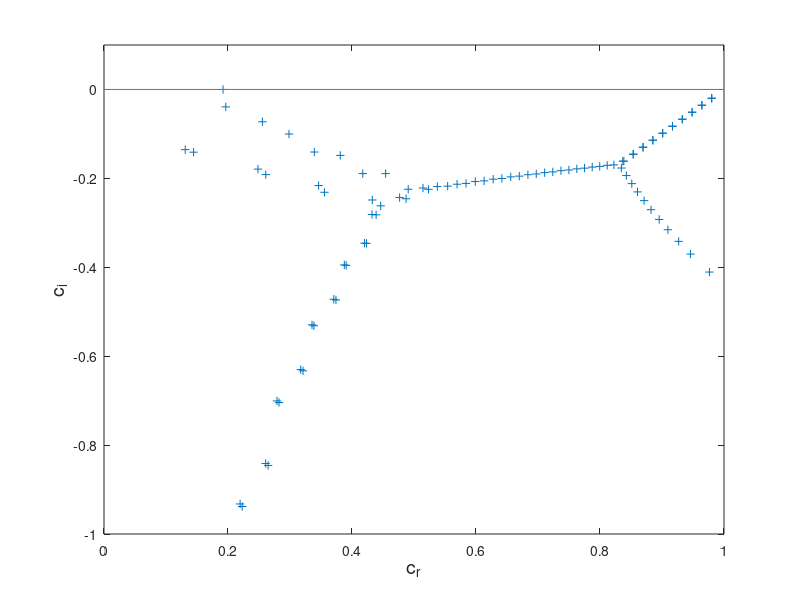

MATLAB code to generate this figure:
% Matlab script to find global eigenvalues for Poiseuille flow
clear
N=120;
R=31965;
alpha=1;
% The collocation points are at ybar=cos(m*pi/(N-1)) for m=0..N-1
% Setup matrix t of Chebyshev polynomials and their derivatives at each collocation
% point
for m=N-2:-1:2
    ybar=cos(m*pi/(N-1));
    t=0.0;
    t(1,1)=1.0;
    t(1,2)=ybar;
    for ii=2:N-1
        t(1,ii+1)=2.0*ybar*t(1,ii)-t(1,ii-1);
    end
    for j=2:5
        t(j,1)=0.0;
        t(j,2)=t(j-1,1);
        t(j,3)=4.0*t(j-1,2);
        for k=4:N
            t(j,k)=2.0*(k-1.0)*t(j-1,k-1)+(k-1.0)/(k-3.0)*t(j,k-2);
        end
    end
    % Evaluate the base flow at value of ybar
    U=1.0-ybar^2.0;
    dU=-2.0*ybar;
    d2U=-2.0;
    % Setting up matrices of Orr-Sommerfeld equation
    for j=1:N
        a(N-m,j)=U*(t(3,j)-alpha^2*t(1,j))-d2U*t(1,j)-1.0/(1i*alpha*R)*(t(5,j)-2.0*alpha^2*t(3,j)+alpha^4.0*t(1,j));
        b(N-m,j)=t(3,j)-alpha^2*t(1,j);
    end
end

% Boundary conditions
for j=1:N
    a(1,j)=1.0;
    a(2,j)=(j-1.0)^2.0;
    a(N-1,j)=(-1.0)^(j-2.0)*(j-1.0)^2.0;
    a(N,j)=(-1.0)^(j-1.0);
    b(1,j)=0.0;
    b(2,j)=0.0;
    b(N-1,j)=0.0;
    b(N,j)=0.0;
end

% find eigenvalues c
[V,D]=eig(a,b);
% put eigenvalues into plottable form
realc = zeros(1,N);
imagc = zeros(1,N);
for j=1:N
    realc(j)=real(D(j,j));
    imagc(j)=imag(D(j,j));
end

plot(realc,imagc,'+',[0 1],[0 0],'MarkerSize',10)
xlabel('c_r','Fontsize',14);
ylabel('c_i','Fontsize',14);
axis([0 1 -1 0.1])

% Check if there are positive, finite c_i
max(imagc(~isinf(imagc)))>=0
